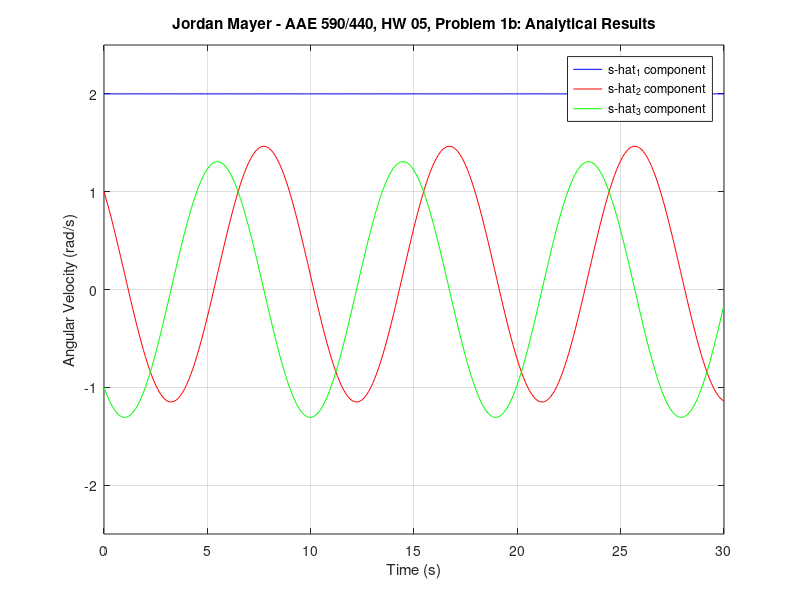

This figure's MATLAB source: (Note: this script raises an error after producing the figure.)
%%%%%
% Jordan Mayer
% AAE 590: Spacecraft Attitude Dynamics
% HW 05
%
% Numerically simulate rotational motion of axisymmetric rigid body S
% moving in inertial frame N.
%%%%%

%% Preliminary setup

close all; clear all; format compact; rehash toolbox;

%% Problem 1b
% calculate results from analytical solutions for angular velocities

w0 = [2 1 -1];  % initial angular velocity vector, rad/s, expressed in
                % s_hat frame
                
% calculate results
t = [0:0.1:30].';  % span of time to simulate over, s
w1_an = ones(size(t,1),1)*w0(1);  % s_hat1 component, rad/s (constant)
w2_an = -sin(0.7*t) + 0.8429*cos(0.7*t) + 0.1571;
  % s_hat2 component, rad/s
w3_an = -cos(0.7*t) - 0.8429*sin(0.7*t);  % s_hat3 component, rad/s

% create plots
figure();
plot(t, w1_an, '-b'); hold on; plot(t, w2_an, '-r'); plot(t, w3_an, '-g');
title('Jordan Mayer - AAE 590/440, HW 05, Problem 1b: Analytical Results');
xlabel('Time (s)'); ylabel('Angular Velocity (rad/s)'); grid on;
ylim([-2.5 2.5]);
legend('s-hat_1 component', 's-hat_2 component', 's-hat_3 component');

t_an = t;  % for plotting along with numerical results, s
                
%% Problem 1c,d
% numerically simulate dynamic and kinematic differential equations
% simultaneously

% set up initial conditions
q_0 = [0 0 0 1];  % initial Euler parameters, [vector scalar]
                  % vector components expressed in s_hat frame
w_0 = [2 1 -1];  % initial angular velocities, rad/s
                 % measure numbers expressed in s_hat frame
y_0 = [q_0 w_0].';  % initial state vector

% numerically integrate
t_0 = 0;  % initial time, s
t_f = 30;  % final time, s
t_span = [t_0 t_f];  % span of time to integrate over
options = odeset('RelTol', 1e-7, 'AbsTol', 1e-10);
  % error tolerance is set to 10^(-7)
[t, y] = ode45('hw05_numint_qw', t_span, y_0, options);

% extract results
q1 = y(:,1);  % s_hat1 Euler parameter
q2 = y(:,2);  % s_hat2 Euler parameter
q3 = y(:,3);  % s_hat3 Euler parameter
q4 = y(:,4);  % scalar Euler parameter
K = q1.^2 + q2.^2 + q3.^2 + q4.^2;
  % Euler parameters constraint; should be 1
K_0 = K(1);  % initial value for K
errK = K - K_0;  % error for K
w1_num = y(:,5);  % s_hat1 angular velocity, rad/s
w2_num = y(:,6);  % s_hat2 angular velocity, rad/s
w3_num = y(:,7);  % s_hat3 angular velocity, rad/s
t_num = t;  % for plotting along with analytical results, s

% create plots
figure();
plot(t, errK, '-b'); grid on;
title('Jordan Mayer - AAE 590/440, HW 05, Problem 1c: Numerical Results');
xlabel('Time (s)'); ylabel('K - K_0');
figure();
plot(t, w1_num, '-b'); hold on; plot(t, w2_num, '-r');
plot(t, w3_num, '-g');
title('Jordan Mayer - AAE 590/440, HW 05, Problem 1d: Numerical Results');
xlabel('Time (s)'); ylabel('Angular Velocity (rad/s)'); grid on;
ylim([-2.5 2.5]);
legend('s-hat_1 component', 's-hat_2 component', 's-hat_3 component');

% plot together with analytical
figure();
plot(t_an, w1_an, '-b'); hold on; plot(t_an, w2_an, '-r'); plot(t_an, w3_an, '-g');
plot(t_num, w1_num, '--b'); plot(t_num, w2_num, '--r'); plot(t_num, w3_num, '--g');
title('Jordan Mayer - AAE 590/440, HW 05, Problem 1b: Both Angle Results');
xlabel('Time (s)'); ylabel('Angular Velocity (rad/s)'); grid on;
ylim([-2.5 2.5]);
legend('Analytical w_1', 'Analytical w_2', 'Analytica w_3', ...
       'Numerical w_1', 'Numerical w_2', 'Numerical w_3');

% calculate final value differences
format long;  % necessary to see difference
wf_an = [w1_an(end) w2_an(end) w3_an(end)]
wf_num = [w1_num(end) w2_num(end) w3_num(end)] 
wf_diff = wf_an - wf_num % rad/s
format short;

%% Problems 2b and 3

% set initial conditions (vectors in s_hat frame)
q_0 = [0 0 0 1];
w_0 = [2 1 -1];  % rad/s
C_0 = eye(3);  % initial direction cosine matrix from N to S
y_0 = [q_0 w_0 C_0(1,:) C_0(2,:) C_0(3,:)].';  % initial state vector

% numerically integrate
t_0 = 0;  % initial time, s
t_f = 30;  % final time, s
t_span = [t_0 t_f];  % span of time to integrate over
options = odeset('RelTol', 1e-7, 'AbsTol', 1e-10);
  % error tolerance is set to 10^(-7
[t, y] = ode45('hw05_numint_all', t_span, y_0, options);
  % default relative error tolerance for integration is 1e-3 (0.001)
  
% print output headers
fprintf('\t t (s) \t w_1 (rad/s) \t w_2 (rad/s) \t w_3 (rad/s) \t C_11 \t C_21 \t C_31 \t beta (deg) \t sigma (deg) \t (K-K_0)*10^9 \n');
fprintf('\t-------\t-------------\t-------------\t-------------\t------\t------\t------\t-------------\t------------\t---------\n');
  
% extract states (vectors in s_hat frame)
q1 = y(:,1);
q2 = y(:,2);
q3 = y(:,3);
q4 = y(:,4);
w1 = y(:,5);  % rad/s
w2 = y(:,6);  % rad/s
w3 = y(:,7);  % rad/s
C11 = y(:,8);
C21 = y(:,11);
C31 = y(:,14);
K = q1.^2 + q2.^2 + q3.^2 + q4.^2;  % constraint constant, should be 1
K0 = K(1);
errK = K - K0;

n = size(y,1);  % number of output stats
beta = zeros(n,1);  % precession angle, deg
sigma = zeros(n,1);  % nutation angle, deg
beta(1) = 0; sigma(1) = 0;  % initial conditions
                            % (avoid divide by zero in for loop)

k = 1;
fprintf('\t %.2f \t %.2f \t\t\t %.2f \t\t\t %.2f \t\t\t %.2f \t %.2f \t %.2f \t %.2f   \t\t %.2f \t\t\t %.2f \n',...
                    t(k), w1(k), w2(k), w3(k), C11(k), C21(k), C31(k), beta(k), sigma(k), errK(k)*10^9);
prev_t = 0;  % for printing outputs (see below)
for k=2:n
    
    % get nutation angle
    sigma_k = acosd(C11(k));  % deg
    % adjust to convention (0deg < sigma < 180deg)
    if sigma_k < -180
        sigma_k = 360 + sigma_k;
    elseif sigma_k < 0
        sigma_k = -sigma_k;
    elseif sigma_k >= 180
        sigma_k = -(sigma_k - 360);
    end
    if (sigma_k < 0 || sigma_k > 180)
        error('sigma_k is not b/w 0 and 180!');
    end
    
    % get precession angle
    beta_k = zeros(2,2);  % top row: 2 options from inverse sine
                          % bottom row: 2 options from inverse cosine
    beta_k(1,1) = asind(C31(k)/sind(sigma_k));  % deg
    beta_k(1,2) = 180 - beta_k(1,1);  % deg
    beta_k(2,1) = acosd(C21(k)/sind(sigma_k));  % deg
    beta_k(2,2) = -beta_k(2,1);  % deg
    % ensure between -180 and 180 (for comparison and plotting)
    for e=1:4
        while (beta_k(e) < -180)
            beta_k(e) = beta_k(e) + 360;
        end
        while (beta_k(e) > 180)
            beta_k(e) = beta_k(e) - 360;
        end
    end
    % choose value with least difference between inverse sine result and
    % inverse cosine result
    diff_11 = abs(beta_k(1,1) - beta_k(2,1));
    diff_12 = abs(beta_k(1,1) - beta_k(2,2));
    diff_21 = abs(beta_k(1,2) - beta_k(2,1));
    diff_22 = abs(beta_k(1,2) - beta_k(2,2));
    diff_min = min([diff_11 diff_12 diff_21 diff_22]);
    if diff_11 == diff_min || diff_12 == diff_min
        beta_k = beta_k(1,1);  % deg
    elseif diff_21 == diff_min || diff_22 == diff_min
        beta_k = beta_k(1,2);  % deg
    else
        disp(diff_11); disp(diff_12); disp(diff_21); disp(diff_22); disp(beta_k);
        error('no matching values for beta_k!');
    end
    
    sigma(k) = sigma_k;
    beta(k) = beta_k;
    
    % print output and ~2 second intervals
    if mod(t(k),2) < 0.02
        % t is close to a multiple of 2
        if (t(k) - prev_t >= 1.99)
            % not too close to previous time
            prev_t = t(k);
            fprintf('\t %.2f \t %.2f \t\t\t %.2f \t\t\t %.2f \t\t\t %.2f \t %.2f \t %.2f \t %.2f   \t\t %.2f \t\t\t %.2f \n',...
                    t(k), w1(k), w2(k), w3(k), C11(k), C21(k), C31(k), beta(k), sigma(k), errK(k)*10^9);
        end
    end
end

% create plots for Problem 3
figure();
plot(t, beta, '-b'); hold on; plot(t, sigma, '-r');
title('Jordan Mayer - AAE 590/440, HW 05, Problem 3a: Numerical Results');
xlabel('Time (s)'); ylabel('Angle (deg)'); grid on;
legend('Precession', 'Nutation');
figure();
plot(C21, C31, '-b');
title('Jordan Mayer - AAE 590/440, HW 05, Problem 3b: Numerical Results');
xlabel('C_{21}'); ylabel('C_{31}'); grid on;
axis square; axis([-0.4 1 -1 0.4]);

%% Problem 4
% will change value of K2 in hw05_numint_all and then run this

% set initial conditions (vectors in s_hat frame)
q_0 = [0 0 0 1];
w_0 = [2 1 -1];  % rad/s
C_0 = eye(3);  % initial direction cosine matrix from N to S
y_0 = [q_0 w_0 C_0(1,:) C_0(2,:) C_0(3,:)].';  % initial state vector

% numerically integrate
t_0 = 0;  % initial time, s
t_f = 30;  % final time, s
t_span = [t_0 t_f];  % span of time to integrate over
options = odeset('RelTol', 1e-7, 'AbsTol', 1e-10);
  % error tolerance is set to 10^(-7
[t, y] = ode45('hw05_numint_all', t_span, y_0, options);
  % default relative error tolerance for integration is 1e-3 (0.001)

% extract states
C11 = y(:,8);
C21 = y(:,11);
C31 = y(:,14);

n = size(y,1);  % number of output stats
sigma = zeros(n,1);  % nutation angle, deg
sigma(1) = 0;  % initial condition

for k=2:n
    
    % get nutation angle
    sigma_k = acosd(C11(k));  % deg
    % adjust to convention (0deg < sigma < 180deg)
    if sigma_k < -180
        sigma_k = 360 + sigma_k;
    elseif sigma_k < 0
        sigma_k = -sigma_k;
    elseif sigma_k >= 180
        sigma_k = -(sigma_k - 360);
    end
    if (sigma_k < 0 || sigma_k > 180)
        error('sigma_k is not b/w 0 and 180!');
    end
    
    sigma(k) = sigma_k;
end

% create plots
figure();
plot(t, sigma, '-b');
title('Jordan Mayer - AAE 590/440, HW 05, Problem 3a: Numerical Results, T = 0 N-m');
xlabel('Time (s)'); ylabel('Nutation Angle (deg)'); grid on;
figure();
plot(C21, C31, '-b');
title('Jordan Mayer - AAE 590/440, HW 05, Problem 3b: Numerical Results, T = 0 N-m');
xlabel('C_{21}'); ylabel('C_{31}'); grid on;
axis square; axis([-0.4 1 -1 0.4]);